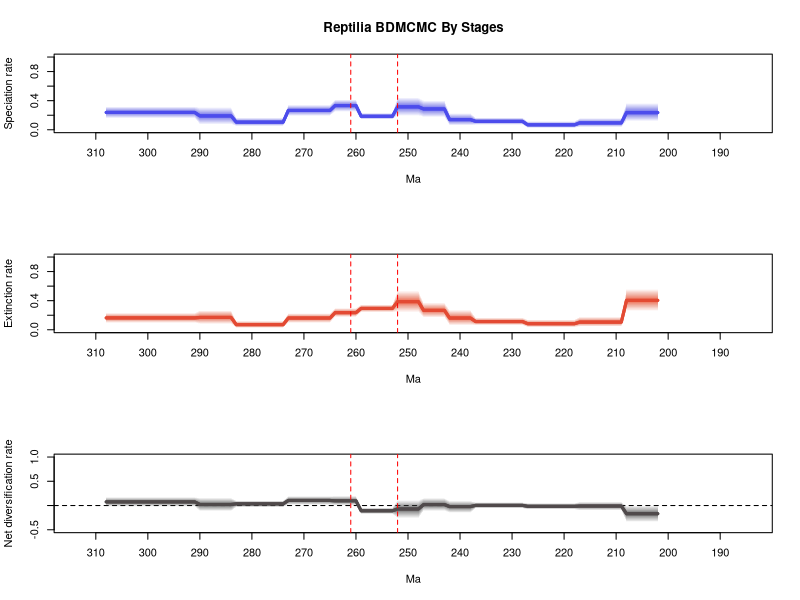

Write R code to recreate this figure.
# 1 files combined:
# 	C:\Users\SimoesLabAdmin\Documents\BDNN_Arielli\synapsida\mcmc_fixshift_no_predictors\D_mcmc/combined_9_marginal_rates.log

# 95% HPDs calculated using code from Biopy (https://www.cs.auckland.ac.nz/~yhel002/biopy/)

pdf(file='C:/Users/SimoesLabAdmin/Documents/BDNN_Arielli/synapsida/mcmc_fixshift_no_predictors/D_mcmc/combined_9_marginal_rates_RTT_plot2.pdf',width=8, height=10.8)
par(mfrow=c(3,1))
library(scales)
plot_RTT <- function (age,hpd_M,hpd_m,mean_m,color){
  N=100
  beta=(1:(N-1))/N
  alpha_shape=0.25
  cat=1-(beta^(1./alpha_shape))
  for (i in 1:(N-1)){
    trans= 1/N + 2/N
    polygon(c(age, rev(age)), c(hpd_M-((hpd_M-mean_m)*cat[i]), rev(hpd_m+((mean_m-hpd_m)*cat[i]))), col = alpha(color,trans), border = NA)
  }
  lines(rev(age), rev(mean_m), col = color, lwd=3)
}
    
L_hpd_m95=c(NA, NA,NA,NA,NA,NA,NA,NA,NA,NA,NA,NA,NA,NA,NA,NA,NA,NA,NA,NA,NA,NA,NA,NA,NA,NA,NA,NA,NA,NA,NA,NA,NA,NA,NA,NA,NA,NA,NA,NA,NA,NA,NA,NA,NA,NA,NA,NA,NA,NA,NA,NA,NA,NA,NA,NA,NA,NA,NA,NA,NA,NA,NA,NA,NA,NA,NA,NA,NA,NA,NA,NA,NA,NA,NA,NA,NA,NA,NA,NA,NA,NA,NA,NA,NA,NA,NA,NA,NA,NA,NA,NA,NA,NA,NA,NA,NA,NA,NA,NA,NA,NA,NA,NA,NA,NA,NA,NA,NA,NA,NA,NA,NA,NA,NA,NA,NA,NA,NA,NA,NA,NA,NA,NA,NA,NA,NA,NA,NA,NA,NA,NA,NA,NA,NA,NA,NA,NA,NA,NA,NA,NA,NA,NA,NA,NA,NA,NA,NA,NA,NA,NA,NA,NA,NA,NA,NA,NA,NA,NA,NA,NA,NA,NA,NA,NA,NA,NA,NA,NA,NA,NA,NA,NA,NA,NA,NA,NA,NA,NA,NA,NA,NA,NA,NA,NA,NA,NA,NA,NA,NA,NA,NA,NA,NA,NA,NA,NA,NA,NA,NA,NA,0.11606,0.11606,0.11606,0.11606,0.11606,0.11606,0.11606,0.034008,0.034008,0.034008,0.034008,0.034008,0.034008,0.034008,0.034008,0.034008,0.024192,0.024192,0.024192,0.024192,0.024192,0.024192,0.024192,0.024192,0.024192,0.024192,0.068457,0.068457,0.068457,0.068457,0.068457,0.068457,0.068457,0.068457,0.068457,0.068457,0.058151,0.058151,0.058151,0.058151,0.058151,0.169854,0.169854,0.169854,0.169854,0.169854,0.190979,0.190979,0.190979,0.190979,0.190979,0.141055,0.141055,0.141055,0.141055,0.141055,0.141055,0.141055,0.247366,0.247366,0.247366,0.247366,0.247366,0.190027,0.190027,0.190027,0.190027,0.190027,0.190027,0.190027,0.190027,0.190027,0.048227,0.048227,0.048227,0.048227,0.048227,0.048227,0.048227,0.048227,0.048227,0.048227,0.07082,0.07082,0.07082,0.07082,0.07082,0.07082,0.07082,0.159579,0.159579,0.159579,0.159579,0.159579,0.159579,0.159579,0.159579,0.159579,0.159579,0.159579,0.159579,0.159579,0.159579,0.159579,0.159579,0.159579,0.159579)
L_hpd_M95=c(NA, NA,NA,NA,NA,NA,NA,NA,NA,NA,NA,NA,NA,NA,NA,NA,NA,NA,NA,NA,NA,NA,NA,NA,NA,NA,NA,NA,NA,NA,NA,NA,NA,NA,NA,NA,NA,NA,NA,NA,NA,NA,NA,NA,NA,NA,NA,NA,NA,NA,NA,NA,NA,NA,NA,NA,NA,NA,NA,NA,NA,NA,NA,NA,NA,NA,NA,NA,NA,NA,NA,NA,NA,NA,NA,NA,NA,NA,NA,NA,NA,NA,NA,NA,NA,NA,NA,NA,NA,NA,NA,NA,NA,NA,NA,NA,NA,NA,NA,NA,NA,NA,NA,NA,NA,NA,NA,NA,NA,NA,NA,NA,NA,NA,NA,NA,NA,NA,NA,NA,NA,NA,NA,NA,NA,NA,NA,NA,NA,NA,NA,NA,NA,NA,NA,NA,NA,NA,NA,NA,NA,NA,NA,NA,NA,NA,NA,NA,NA,NA,NA,NA,NA,NA,NA,NA,NA,NA,NA,NA,NA,NA,NA,NA,NA,NA,NA,NA,NA,NA,NA,NA,NA,NA,NA,NA,NA,NA,NA,NA,NA,NA,NA,NA,NA,NA,NA,NA,NA,NA,NA,NA,NA,NA,NA,NA,NA,NA,NA,NA,NA,NA,0.369544,0.369544,0.369544,0.369544,0.369544,0.369544,0.369544,0.160186,0.160186,0.160186,0.160186,0.160186,0.160186,0.160186,0.160186,0.160186,0.11759,0.11759,0.11759,0.11759,0.11759,0.11759,0.11759,0.11759,0.11759,0.11759,0.168218,0.168218,0.168218,0.168218,0.168218,0.168218,0.168218,0.168218,0.168218,0.168218,0.22806,0.22806,0.22806,0.22806,0.22806,0.40666,0.40666,0.40666,0.40666,0.40666,0.445006,0.445006,0.445006,0.445006,0.445006,0.230748,0.230748,0.230748,0.230748,0.230748,0.230748,0.230748,0.417474,0.417474,0.417474,0.417474,0.417474,0.344072,0.344072,0.344072,0.344072,0.344072,0.344072,0.344072,0.344072,0.344072,0.168128,0.168128,0.168128,0.168128,0.168128,0.168128,0.168128,0.168128,0.168128,0.168128,0.310905,0.310905,0.310905,0.310905,0.310905,0.310905,0.310905,0.320759,0.320759,0.320759,0.320759,0.320759,0.320759,0.320759,0.320759,0.320759,0.320759,0.320759,0.320759,0.320759,0.320759,0.320759,0.320759,0.320759,0.320759)
M_hpd_m95=c(NA, NA,NA,NA,NA,NA,NA,NA,NA,NA,NA,NA,NA,NA,NA,NA,NA,NA,NA,NA,NA,NA,NA,NA,NA,NA,NA,NA,NA,NA,NA,NA,NA,NA,NA,NA,NA,NA,NA,NA,NA,NA,NA,NA,NA,NA,NA,NA,NA,NA,NA,NA,NA,NA,NA,NA,NA,NA,NA,NA,NA,NA,NA,NA,NA,NA,NA,NA,NA,NA,NA,NA,NA,NA,NA,NA,NA,NA,NA,NA,NA,NA,NA,NA,NA,NA,NA,NA,NA,NA,NA,NA,NA,NA,NA,NA,NA,NA,NA,NA,NA,NA,NA,NA,NA,NA,NA,NA,NA,NA,NA,NA,NA,NA,NA,NA,NA,NA,NA,NA,NA,NA,NA,NA,NA,NA,NA,NA,NA,NA,NA,NA,NA,NA,NA,NA,NA,NA,NA,NA,NA,NA,NA,NA,NA,NA,NA,NA,NA,NA,NA,NA,NA,NA,NA,NA,NA,NA,NA,NA,NA,NA,NA,NA,NA,NA,NA,NA,NA,NA,NA,NA,NA,NA,NA,NA,NA,NA,NA,NA,NA,NA,NA,NA,NA,NA,NA,NA,NA,NA,NA,NA,NA,NA,NA,NA,NA,NA,NA,NA,NA,NA,0.255435,0.255435,0.255435,0.255435,0.255435,0.255435,0.255435,0.042712,0.042712,0.042712,0.042712,0.042712,0.042712,0.042712,0.042712,0.042712,0.033522,0.033522,0.033522,0.033522,0.033522,0.033522,0.033522,0.033522,0.033522,0.033522,0.061942,0.061942,0.061942,0.061942,0.061942,0.061942,0.061942,0.061942,0.061942,0.061942,0.060131,0.060131,0.060131,0.060131,0.060131,0.166763,0.166763,0.166763,0.166763,0.166763,0.238642,0.238642,0.238642,0.238642,0.238642,0.240809,0.240809,0.240809,0.240809,0.240809,0.240809,0.240809,0.175214,0.175214,0.175214,0.175214,0.175214,0.094744,0.094744,0.094744,0.094744,0.094744,0.094744,0.094744,0.094744,0.094744,0.024381,0.024381,0.024381,0.024381,0.024381,0.024381,0.024381,0.024381,0.024381,0.024381,0.078733,0.078733,0.078733,0.078733,0.078733,0.078733,0.078733,0.094222,0.094222,0.094222,0.094222,0.094222,0.094222,0.094222,0.094222,0.094222,0.094222,0.094222,0.094222,0.094222,0.094222,0.094222,0.094222,0.094222,0.094222)
M_hpd_M95=c(NA, NA,NA,NA,NA,NA,NA,NA,NA,NA,NA,NA,NA,NA,NA,NA,NA,NA,NA,NA,NA,NA,NA,NA,NA,NA,NA,NA,NA,NA,NA,NA,NA,NA,NA,NA,NA,NA,NA,NA,NA,NA,NA,NA,NA,NA,NA,NA,NA,NA,NA,NA,NA,NA,NA,NA,NA,NA,NA,NA,NA,NA,NA,NA,NA,NA,NA,NA,NA,NA,NA,NA,NA,NA,NA,NA,NA,NA,NA,NA,NA,NA,NA,NA,NA,NA,NA,NA,NA,NA,NA,NA,NA,NA,NA,NA,NA,NA,NA,NA,NA,NA,NA,NA,NA,NA,NA,NA,NA,NA,NA,NA,NA,NA,NA,NA,NA,NA,NA,NA,NA,NA,NA,NA,NA,NA,NA,NA,NA,NA,NA,NA,NA,NA,NA,NA,NA,NA,NA,NA,NA,NA,NA,NA,NA,NA,NA,NA,NA,NA,NA,NA,NA,NA,NA,NA,NA,NA,NA,NA,NA,NA,NA,NA,NA,NA,NA,NA,NA,NA,NA,NA,NA,NA,NA,NA,NA,NA,NA,NA,NA,NA,NA,NA,NA,NA,NA,NA,NA,NA,NA,NA,NA,NA,NA,NA,NA,NA,NA,NA,NA,NA,0.562961,0.562961,0.562961,0.562961,0.562961,0.562961,0.562961,0.179095,0.179095,0.179095,0.179095,0.179095,0.179095,0.179095,0.179095,0.179095,0.141127,0.141127,0.141127,0.141127,0.141127,0.141127,0.141127,0.141127,0.141127,0.141127,0.168409,0.168409,0.168409,0.168409,0.168409,0.168409,0.168409,0.168409,0.168409,0.168409,0.274399,0.274399,0.274399,0.274399,0.274399,0.374083,0.374083,0.374083,0.374083,0.374083,0.53973,0.53973,0.53973,0.53973,0.53973,0.348813,0.348813,0.348813,0.348813,0.348813,0.348813,0.348813,0.299217,0.299217,0.299217,0.299217,0.299217,0.22779,0.22779,0.22779,0.22779,0.22779,0.22779,0.22779,0.22779,0.22779,0.122405,0.122405,0.122405,0.122405,0.122405,0.122405,0.122405,0.122405,0.122405,0.122405,0.268596,0.268596,0.268596,0.268596,0.268596,0.268596,0.268596,0.233955,0.233955,0.233955,0.233955,0.233955,0.233955,0.233955,0.233955,0.233955,0.233955,0.233955,0.233955,0.233955,0.233955,0.233955,0.233955,0.233955,0.233955)
R_hpd_m95=c(NA, NA,NA,NA,NA,NA,NA,NA,NA,NA,NA,NA,NA,NA,NA,NA,NA,NA,NA,NA,NA,NA,NA,NA,NA,NA,NA,NA,NA,NA,NA,NA,NA,NA,NA,NA,NA,NA,NA,NA,NA,NA,NA,NA,NA,NA,NA,NA,NA,NA,NA,NA,NA,NA,NA,NA,NA,NA,NA,NA,NA,NA,NA,NA,NA,NA,NA,NA,NA,NA,NA,NA,NA,NA,NA,NA,NA,NA,NA,NA,NA,NA,NA,NA,NA,NA,NA,NA,NA,NA,NA,NA,NA,NA,NA,NA,NA,NA,NA,NA,NA,NA,NA,NA,NA,NA,NA,NA,NA,NA,NA,NA,NA,NA,NA,NA,NA,NA,NA,NA,NA,NA,NA,NA,NA,NA,NA,NA,NA,NA,NA,NA,NA,NA,NA,NA,NA,NA,NA,NA,NA,NA,NA,NA,NA,NA,NA,NA,NA,NA,NA,NA,NA,NA,NA,NA,NA,NA,NA,NA,NA,NA,NA,NA,NA,NA,NA,NA,NA,NA,NA,NA,NA,NA,NA,NA,NA,NA,NA,NA,NA,NA,NA,NA,NA,NA,NA,NA,NA,NA,NA,NA,NA,NA,NA,NA,NA,NA,NA,NA,NA,NA,-0.34131,-0.34131,-0.34131,-0.34131,-0.34131,-0.34131,-0.34131,-0.100752,-0.100752,-0.100752,-0.100752,-0.100752,-0.100752,-0.100752,-0.100752,-0.100752,-0.081907,-0.081907,-0.081907,-0.081907,-0.081907,-0.081907,-0.081907,-0.081907,-0.081907,-0.081907,-0.061169,-0.061169,-0.061169,-0.061169,-0.061169,-0.061169,-0.061169,-0.061169,-0.061169,-0.061169,-0.152732,-0.152732,-0.152732,-0.152732,-0.152732,-0.114075,-0.114075,-0.114075,-0.114075,-0.114075,-0.266158,-0.266158,-0.266158,-0.266158,-0.266158,-0.176421,-0.176421,-0.176421,-0.176421,-0.176421,-0.176421,-0.176421,-0.003343,-0.003343,-0.003343,-0.003343,-0.003343,0.01211,0.01211,0.01211,0.01211,0.01211,0.01211,0.01211,0.01211,0.01211,-0.035583,-0.035583,-0.035583,-0.035583,-0.035583,-0.035583,-0.035583,-0.035583,-0.035583,-0.035583,-0.118703,-0.118703,-0.118703,-0.118703,-0.118703,-0.118703,-0.118703,-0.024162,-0.024162,-0.024162,-0.024162,-0.024162,-0.024162,-0.024162,-0.024162,-0.024162,-0.024162,-0.024162,-0.024162,-0.024162,-0.024162,-0.024162,-0.024162,-0.024162,-0.024162)
R_hpd_M95=c(NA, NA,NA,NA,NA,NA,NA,NA,NA,NA,NA,NA,NA,NA,NA,NA,NA,NA,NA,NA,NA,NA,NA,NA,NA,NA,NA,NA,NA,NA,NA,NA,NA,NA,NA,NA,NA,NA,NA,NA,NA,NA,NA,NA,NA,NA,NA,NA,NA,NA,NA,NA,NA,NA,NA,NA,NA,NA,NA,NA,NA,NA,NA,NA,NA,NA,NA,NA,NA,NA,NA,NA,NA,NA,NA,NA,NA,NA,NA,NA,NA,NA,NA,NA,NA,NA,NA,NA,NA,NA,NA,NA,NA,NA,NA,NA,NA,NA,NA,NA,NA,NA,NA,NA,NA,NA,NA,NA,NA,NA,NA,NA,NA,NA,NA,NA,NA,NA,NA,NA,NA,NA,NA,NA,NA,NA,NA,NA,NA,NA,NA,NA,NA,NA,NA,NA,NA,NA,NA,NA,NA,NA,NA,NA,NA,NA,NA,NA,NA,NA,NA,NA,NA,NA,NA,NA,NA,NA,NA,NA,NA,NA,NA,NA,NA,NA,NA,NA,NA,NA,NA,NA,NA,NA,NA,NA,NA,NA,NA,NA,NA,NA,NA,NA,NA,NA,NA,NA,NA,NA,NA,NA,NA,NA,NA,NA,NA,NA,NA,NA,NA,NA,0.003989,0.003989,0.003989,0.003989,0.003989,0.003989,0.003989,0.076603,0.076603,0.076603,0.076603,0.076603,0.076603,0.076603,0.076603,0.076603,0.050715,0.050715,0.050715,0.050715,0.050715,0.050715,0.050715,0.050715,0.050715,0.050715,0.068403,0.068403,0.068403,0.068403,0.068403,0.068403,0.068403,0.068403,0.068403,0.068403,0.098763,0.098763,0.098763,0.098763,0.098763,0.15599,0.15599,0.15599,0.15599,0.15599,0.114884,0.114884,0.114884,0.114884,0.114884,-0.040745,-0.040745,-0.040745,-0.040745,-0.040745,-0.040745,-0.040745,0.198578,0.198578,0.198578,0.198578,0.198578,0.195166,0.195166,0.195166,0.195166,0.195166,0.195166,0.195166,0.195166,0.195166,0.102952,0.102952,0.102952,0.102952,0.102952,0.102952,0.102952,0.102952,0.102952,0.102952,0.163143,0.163143,0.163143,0.163143,0.163143,0.163143,0.163143,0.174082,0.174082,0.174082,0.174082,0.174082,0.174082,0.174082,0.174082,0.174082,0.174082,0.174082,0.174082,0.174082,0.174082,0.174082,0.174082,0.174082,0.174082)
L_mean=c(NA, NA,NA,NA,NA,NA,NA,NA,NA,NA,NA,NA,NA,NA,NA,NA,NA,NA,NA,NA,NA,NA,NA,NA,NA,NA,NA,NA,NA,NA,NA,NA,NA,NA,NA,NA,NA,NA,NA,NA,NA,NA,NA,NA,NA,NA,NA,NA,NA,NA,NA,NA,NA,NA,NA,NA,NA,NA,NA,NA,NA,NA,NA,NA,NA,NA,NA,NA,NA,NA,NA,NA,NA,NA,NA,NA,NA,NA,NA,NA,NA,NA,NA,NA,NA,NA,NA,NA,NA,NA,NA,NA,NA,NA,NA,NA,NA,NA,NA,NA,NA,NA,NA,NA,NA,NA,NA,NA,NA,NA,NA,NA,NA,NA,NA,NA,NA,NA,NA,NA,NA,NA,NA,NA,NA,NA,NA,NA,NA,NA,NA,NA,NA,NA,NA,NA,NA,NA,NA,NA,NA,NA,NA,NA,NA,NA,NA,NA,NA,NA,NA,NA,NA,NA,NA,NA,NA,NA,NA,NA,NA,NA,NA,NA,NA,NA,NA,NA,NA,NA,NA,NA,NA,NA,NA,NA,NA,NA,NA,NA,NA,NA,NA,NA,NA,NA,NA,NA,NA,NA,NA,NA,NA,NA,NA,NA,NA,NA,NA,NA,NA,NA,0.235982623074074,0.235982623074074,0.235982623074074,0.235982623074074,0.235982623074074,0.235982623074074,0.235982623074074,0.094278537765432,0.094278537765432,0.094278537765432,0.094278537765432,0.094278537765432,0.094278537765432,0.094278537765432,0.094278537765432,0.094278537765432,0.067682347666667,0.067682347666667,0.067682347666667,0.067682347666667,0.067682347666667,0.067682347666667,0.067682347666667,0.067682347666667,0.067682347666667,0.067682347666667,0.11560735062963,0.11560735062963,0.11560735062963,0.11560735062963,0.11560735062963,0.11560735062963,0.11560735062963,0.11560735062963,0.11560735062963,0.11560735062963,0.139450771740741,0.139450771740741,0.139450771740741,0.139450771740741,0.139450771740741,0.286094387617284,0.286094387617284,0.286094387617284,0.286094387617284,0.286094387617284,0.315683579518518,0.315683579518518,0.315683579518518,0.315683579518518,0.315683579518518,0.185234455271605,0.185234455271605,0.185234455271605,0.185234455271605,0.185234455271605,0.185234455271605,0.185234455271605,0.333128330654321,0.333128330654321,0.333128330654321,0.333128330654321,0.333128330654321,0.26553013008642,0.26553013008642,0.26553013008642,0.26553013008642,0.26553013008642,0.26553013008642,0.26553013008642,0.26553013008642,0.26553013008642,0.104802483185185,0.104802483185185,0.104802483185185,0.104802483185185,0.104802483185185,0.104802483185185,0.104802483185185,0.104802483185185,0.104802483185185,0.104802483185185,0.191048386604938,0.191048386604938,0.191048386604938,0.191048386604938,0.191048386604938,0.191048386604938,0.191048386604938,0.238308991728395,0.238308991728395,0.238308991728395,0.238308991728395,0.238308991728395,0.238308991728395,0.238308991728395,0.238308991728395,0.238308991728395,0.238308991728395,0.238308991728395,0.238308991728395,0.238308991728395,0.238308991728395,0.238308991728395,0.238308991728395,0.238308991728395,0.238308991728395)
M_mean=c(NA, NA,NA,NA,NA,NA,NA,NA,NA,NA,NA,NA,NA,NA,NA,NA,NA,NA,NA,NA,NA,NA,NA,NA,NA,NA,NA,NA,NA,NA,NA,NA,NA,NA,NA,NA,NA,NA,NA,NA,NA,NA,NA,NA,NA,NA,NA,NA,NA,NA,NA,NA,NA,NA,NA,NA,NA,NA,NA,NA,NA,NA,NA,NA,NA,NA,NA,NA,NA,NA,NA,NA,NA,NA,NA,NA,NA,NA,NA,NA,NA,NA,NA,NA,NA,NA,NA,NA,NA,NA,NA,NA,NA,NA,NA,NA,NA,NA,NA,NA,NA,NA,NA,NA,NA,NA,NA,NA,NA,NA,NA,NA,NA,NA,NA,NA,NA,NA,NA,NA,NA,NA,NA,NA,NA,NA,NA,NA,NA,NA,NA,NA,NA,NA,NA,NA,NA,NA,NA,NA,NA,NA,NA,NA,NA,NA,NA,NA,NA,NA,NA,NA,NA,NA,NA,NA,NA,NA,NA,NA,NA,NA,NA,NA,NA,NA,NA,NA,NA,NA,NA,NA,NA,NA,NA,NA,NA,NA,NA,NA,NA,NA,NA,NA,NA,NA,NA,NA,NA,NA,NA,NA,NA,NA,NA,NA,NA,NA,NA,NA,NA,NA,0.40466476845679,0.40466476845679,0.40466476845679,0.40466476845679,0.40466476845679,0.40466476845679,0.40466476845679,0.105300154123457,0.105300154123457,0.105300154123457,0.105300154123457,0.105300154123457,0.105300154123457,0.105300154123457,0.105300154123457,0.105300154123457,0.083609573716049,0.083609573716049,0.083609573716049,0.083609573716049,0.083609573716049,0.083609573716049,0.083609573716049,0.083609573716049,0.083609573716049,0.083609573716049,0.112773505222222,0.112773505222222,0.112773505222222,0.112773505222222,0.112773505222222,0.112773505222222,0.112773505222222,0.112773505222222,0.112773505222222,0.112773505222222,0.161152161308642,0.161152161308642,0.161152161308642,0.161152161308642,0.161152161308642,0.266755245938272,0.266755245938272,0.266755245938272,0.266755245938272,0.266755245938272,0.387063247481482,0.387063247481482,0.387063247481482,0.387063247481482,0.387063247481482,0.293653280024691,0.293653280024691,0.293653280024691,0.293653280024691,0.293653280024691,0.293653280024691,0.293653280024691,0.235690139160494,0.235690139160494,0.235690139160494,0.235690139160494,0.235690139160494,0.161139714790123,0.161139714790123,0.161139714790123,0.161139714790123,0.161139714790123,0.161139714790123,0.161139714790123,0.161139714790123,0.161139714790123,0.070166068679012,0.070166068679012,0.070166068679012,0.070166068679012,0.070166068679012,0.070166068679012,0.070166068679012,0.070166068679012,0.070166068679012,0.070166068679012,0.169406756148148,0.169406756148148,0.169406756148148,0.169406756148148,0.169406756148148,0.169406756148148,0.169406756148148,0.163037620135802,0.163037620135802,0.163037620135802,0.163037620135802,0.163037620135802,0.163037620135802,0.163037620135802,0.163037620135802,0.163037620135802,0.163037620135802,0.163037620135802,0.163037620135802,0.163037620135802,0.163037620135802,0.163037620135802,0.163037620135802,0.163037620135802,0.163037620135802)
R_mean=c(NA, NA,NA,NA,NA,NA,NA,NA,NA,NA,NA,NA,NA,NA,NA,NA,NA,NA,NA,NA,NA,NA,NA,NA,NA,NA,NA,NA,NA,NA,NA,NA,NA,NA,NA,NA,NA,NA,NA,NA,NA,NA,NA,NA,NA,NA,NA,NA,NA,NA,NA,NA,NA,NA,NA,NA,NA,NA,NA,NA,NA,NA,NA,NA,NA,NA,NA,NA,NA,NA,NA,NA,NA,NA,NA,NA,NA,NA,NA,NA,NA,NA,NA,NA,NA,NA,NA,NA,NA,NA,NA,NA,NA,NA,NA,NA,NA,NA,NA,NA,NA,NA,NA,NA,NA,NA,NA,NA,NA,NA,NA,NA,NA,NA,NA,NA,NA,NA,NA,NA,NA,NA,NA,NA,NA,NA,NA,NA,NA,NA,NA,NA,NA,NA,NA,NA,NA,NA,NA,NA,NA,NA,NA,NA,NA,NA,NA,NA,NA,NA,NA,NA,NA,NA,NA,NA,NA,NA,NA,NA,NA,NA,NA,NA,NA,NA,NA,NA,NA,NA,NA,NA,NA,NA,NA,NA,NA,NA,NA,NA,NA,NA,NA,NA,NA,NA,NA,NA,NA,NA,NA,NA,NA,NA,NA,NA,NA,NA,NA,NA,NA,NA,-0.16868214408642,-0.16868214408642,-0.16868214408642,-0.16868214408642,-0.16868214408642,-0.16868214408642,-0.16868214408642,-0.011021616074074,-0.011021616074074,-0.011021616074074,-0.011021616074074,-0.011021616074074,-0.011021616074074,-0.011021616074074,-0.011021616074074,-0.011021616074074,-0.015927225555556,-0.015927225555556,-0.015927225555556,-0.015927225555556,-0.015927225555556,-0.015927225555556,-0.015927225555556,-0.015927225555556,-0.015927225555556,-0.015927225555556,0.002833846197531,0.002833846197531,0.002833846197531,0.002833846197531,0.002833846197531,0.002833846197531,0.002833846197531,0.002833846197531,0.002833846197531,0.002833846197531,-0.021701387234568,-0.021701387234568,-0.021701387234568,-0.021701387234568,-0.021701387234568,0.019339142074074,0.019339142074074,0.019339142074074,0.019339142074074,0.019339142074074,-0.071379666209877,-0.071379666209877,-0.071379666209877,-0.071379666209877,-0.071379666209877,-0.108418827506173,-0.108418827506173,-0.108418827506173,-0.108418827506173,-0.108418827506173,-0.108418827506173,-0.108418827506173,0.097438194740741,0.097438194740741,0.097438194740741,0.097438194740741,0.097438194740741,0.104390416296296,0.104390416296296,0.104390416296296,0.104390416296296,0.104390416296296,0.104390416296296,0.104390416296296,0.104390416296296,0.104390416296296,0.034636414703704,0.034636414703704,0.034636414703704,0.034636414703704,0.034636414703704,0.034636414703704,0.034636414703704,0.034636414703704,0.034636414703704,0.034636414703704,0.021641629617284,0.021641629617284,0.021641629617284,0.021641629617284,0.021641629617284,0.021641629617284,0.021641629617284,0.075271373419753,0.075271373419753,0.075271373419753,0.075271373419753,0.075271373419753,0.075271373419753,0.075271373419753,0.075271373419753,0.075271373419753,0.075271373419753,0.075271373419753,0.075271373419753,0.075271373419753,0.075271373419753,0.075271373419753,0.075271373419753,0.075271373419753,0.075271373419753)
trans=0.5
age=(0:(309-1))* -1
# Calculate positions for the mass extinction events
perm_trias_extinction = -252 # End-Permian mass extinction (252 Ma)
guadalupian_extinction = -261 # Guadalupian extinction (261 Ma)

# Define custom tick positions at 10 MY intervals
x_ticks <- seq(-310, -190, by=10)
x_tick_labels <- abs(x_ticks)

# First plot: Speciation rate
plot(age, age, type='n', ylim=c(0, 1), xlim=c(-312.9, -185.1), 
     ylab='Speciation rate', xlab='Ma', main='Reptilia BDMCMC By Stages', 
     xaxt='n') # Remove default x-axis
axis(1, at=x_ticks, labels=x_tick_labels) # Custom x-axis with 10MY interval ticks

plot_RTT(age, L_hpd_M95, L_hpd_m95, L_mean, "#4c4cec")
lines(rev(age), rev(L_mean), col="#4c4cec", lwd=3)

# Add vertical lines for mass extinction events
abline(v=perm_trias_extinction, col="red", lty=2) 
abline(v=guadalupian_extinction, col="red", lty=2)

# Second plot: Extinction rate
plot(age, age, type='n', ylim=c(0, 1), xlim=c(-312.9, -185.1), 
     ylab='Extinction rate', xlab='Ma',
     xaxt='n') # Remove default x-axis
axis(1, at=x_ticks, labels=x_tick_labels) # Custom x-axis with 10MY interval ticks

plot_RTT(age, M_hpd_M95, M_hpd_m95, M_mean, "#e34a33")
lines(rev(age), rev(M_mean), col="#e34a33", lwd=3)

# Add vertical lines for mass extinction events
abline(v=perm_trias_extinction, col="red", lty=2)
abline(v=guadalupian_extinction, col="red", lty=2)

# Third plot: Net diversification rate
plot(age, age, type='n', ylim=c(-0.5, 1), xlim=c(-312.9, -185.1), 
     ylab='Net diversification rate', xlab='Ma',
     xaxt='n') # Remove default x-axis
axis(1, at=x_ticks, labels=x_tick_labels) # Custom x-axis with 10MY interval ticks

abline(h=0, lty=2, col="black")
plot_RTT(age, R_hpd_M95, R_hpd_m95, R_mean, "#504A4B")
lines(rev(age), rev(R_mean), col="#504A4B", lwd=3)

# Add vertical lines for mass extinction events
abline(v=perm_trias_extinction, col="red", lty=2)
abline(v=guadalupian_extinction, col="red", lty=2)

dev.off()
